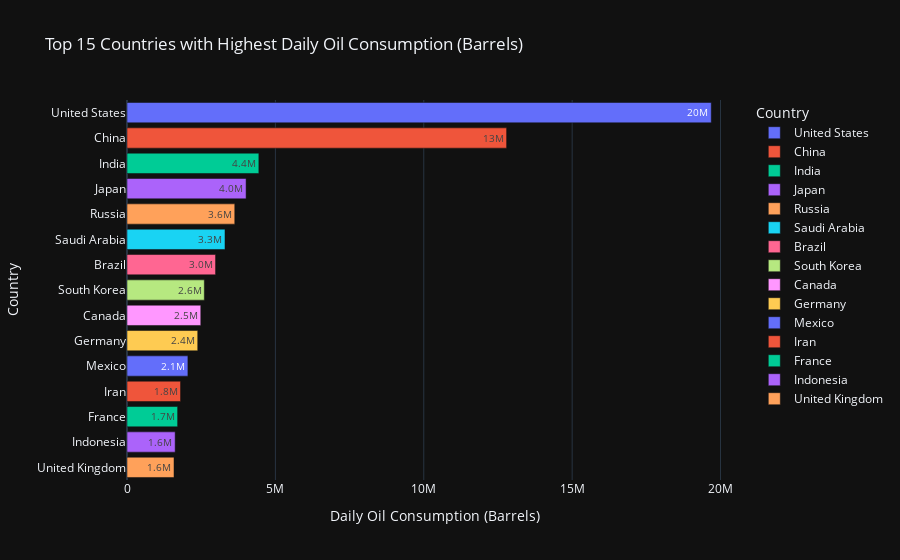
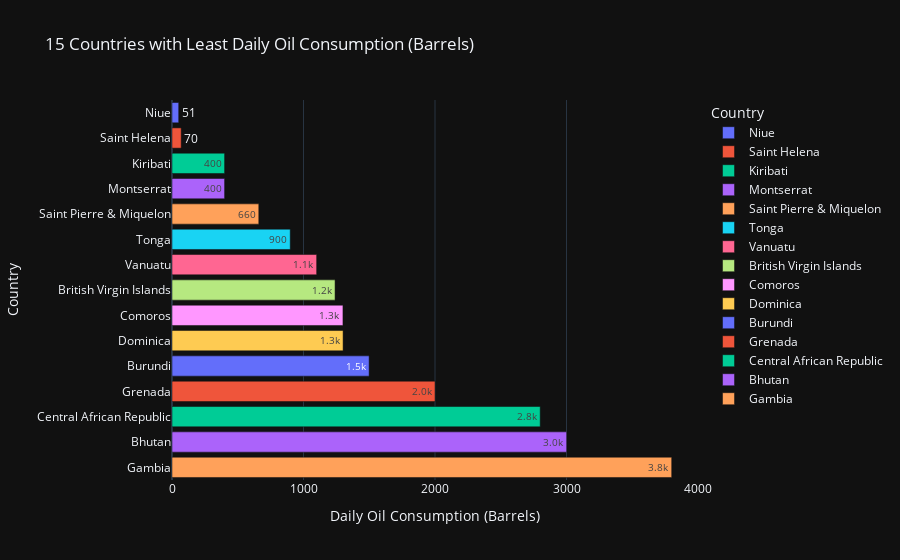

The code cell stored with these charts, in order, in its notebook:
### Code cell
# Top 15 countries with highest daily oil consumption
top_15_oil_con = df.nlargest(15, 'Daily Oil Consumption (Barrels)')
daily_oil_con = px.bar(top_15_oil_con, x = 'Daily Oil Consumption (Barrels)', y= 'Country', text_auto = '.2s', 
                      title = 'Top 15 Countries with Highest Daily Oil Consumption (Barrels)',
                      labels={'x':'Daily Oil Consumption (Barrels)', 'y':'Country'},
                      color='Country',
                      template='plotly_dark')
daily_oil_con.show()

# 15 countries with least daily oil consumption
last_15_oil_con = df.nsmallest(15, 'Daily Oil Consumption (Barrels)')
daily_oil_con_2 = px.bar(last_15_oil_con, x = 'Daily Oil Consumption (Barrels)', y = 'Country', text_auto = '.2s',
                         title = '15 Countries with Least Daily Oil Consumption (Barrels)',
                         labels={'x':'Daily Oil Consumption (Barrels)', 'y':'Country'},
                         color='Country',
                         template='plotly_dark')
daily_oil_con_2.show()

### Figure 1 — Plotly figure (JSON) as saved in the notebook; plotly's stock layout.template omitted (floating-point values rounded to 4 significant figures)
{"data": [{"alignmentgroup": "True", "hovertemplate": "Country=%{y}<br>Daily Oil Consumption (Barrels)=%{x}<extra></extra>", "legendgroup": "United States", "marker": {"color": "#636efa", "pattern": {"shape": ""}}, "name": "United States", "offsetgroup": "United States", "orientation": "h", "showlegend": true, "textposition": "auto", "texttemplate": "%{x:.2s}", "type": "bar", "x": [19687287], "xaxis": "x", "y": ["United States"], "yaxis": "y"}, {"alignmentgroup": "True", "hovertemplate": "Country=%{y}<br>Daily Oil Consumption (Barrels)=%{x}<extra></extra>", "legendgroup": "China", "marker": {"color": "#EF553B", "pattern": {"shape": ""}}, "name": "China", "offsetgroup": "China", "orientation": "h", "showlegend": true, "textposition": "auto", "texttemplate": "%{x:.2s}", "type": "bar", "x": [12791553], "xaxis": "x", "y": ["China"], "yaxis": "y"}, {"alignmentgroup": "True", "hovertemplate": "Country=%{y}<br>Daily Oil Consumption (Barrels)=%{x}<extra></extra>", "legendgroup": "India", "marker": {"color": "#00cc96", "pattern": {"shape": ""}}, "name": "India", "offsetgroup": "India", "orientation": "h", "showlegend": true, "textposition": "auto", "texttemplate": "%{x:.2s}", "type": "bar", "x": [4443000], "xaxis": "x", "y": ["India"], "yaxis": "y"}, {"alignmentgroup": "True", "hovertemplate": "Country=%{y}<br>Daily Oil Consumption (Barrels)=%{x}<extra></extra>", "legendgroup": "Japan", "marker": {"color": "#ab63fa", "pattern": {"shape": ""}}, "name": "Japan", "offsetgroup": "Japan", "orientation": "h", "showlegend": true, "textposition": "auto", "texttemplate": "%{x:.2s}", "type": "bar", "x": [4012877], "xaxis": "x", "y": ["Japan"], "yaxis": "y"}, {"alignmentgroup": "True", "hovertemplate": "Country=%{y}<br>Daily Oil Consumption (Barrels)=%{x}<extra></extra>", "legendgroup": "Russia", "marker": {"color": "#FFA15A", "pattern": {"shape": ""}}, "name": "Russia", "offsetgroup": "Russia", "orientation": "h", "showlegend": true, "textposition": "auto", "texttemplate": "%{x:.2s}", "type": "bar", "x": [3631287], "xaxis": "x", "y": ["Russia"], "yaxis": "y"}, {"alignmentgroup": "True", "hovertemplate": "Country=%{y}<br>Daily Oil Consumption (Barrels)=%{x}<extra></extra>", "legendgroup": "Saudi Arabia", "marker": {"color": "#19d3f3", "pattern": {"shape": ""}}, "name": "Saudi Arabia", "offsetgroup": "Saudi Arabia", "orientation": "h", "showlegend": true, "textposition": "auto", "texttemplate": "%{x:.2s}", "type": "bar", "x": [3302000], "xaxis": "x", "y": ["Saudi Arabia"], "yaxis": "y"}, {"alignmentgroup": "True", "hovertemplate": "Country=%{y}<br>Daily Oil Consumption (Barrels)=%{x}<extra></extra>", "legendgroup": "Brazil", "marker": {"color": "#FF6692", "pattern": {"shape": ""}}, "name": "Brazil", "offsetgroup": "Brazil", "orientation": "h", "showlegend": true, "textposition": "auto", "texttemplate": "%{x:.2s}", "type": "bar", "x": [2984000], "xaxis": "x", "y": ["Brazil"], "yaxis": "y"}, {"alignmentgroup": "True", "hovertemplate": "Country=%{y}<br>Daily Oil Consumption (Barrels)=%{x}<extra></extra>", "legendgroup": "South Korea", "marker": {"color": "#B6E880", "pattern": {"shape": ""}}, "name": "South Korea", "offsetgroup": "South Korea", "orientation": "h", "showlegend": true, "textposition": "auto", "texttemplate": "%{x:.2s}", "type": "bar", "x": [2605440], "xaxis": "x", "y": ["South Korea"], "yaxis": "y"}, {"alignmentgroup": "True", "hovertemplate": "Country=%{y}<br>Daily Oil Consumption (Barrels)=%{x}<extra></extra>", "legendgroup": "Canada", "marker": {"color": "#FF97FF", "pattern": {"shape": ""}}, "name": "Canada", "offsetgroup": "Canada", "orientation": "h", "showlegend": true, "textposition": "auto", "texttemplate": "%{x:.2s}", "type": "bar", "x": [2486301], "xaxis": "x", "y": ["Canada"], "yaxis": "y"}, {"alignmentgroup": "True", "hovertemplate": "Country=%{y}<br>Daily Oil Consumption (Barrels)=%{x}<extra></extra>", "legendgroup": "Germany", "marker": {"color": "#FECB52", "pattern": {"shape": ""}}, "name": "Germany", "offsetgroup": "Germany", "orientation": "h", "showlegend": true, "textposition": "auto", "texttemplate": "%{x:.2s}", "type": "bar", "x": [2383393], "xaxis": "x", "y": ["Germany"], "yaxis": "y"}, {"alignmentgroup": "True", "hovertemplate": "Country=%{y}<br>Daily Oil Consumption (Barrels)=%{x}<extra></extra>", "legendgroup": "Mexico", "marker": {"color": "#636efa", "pattern": {"shape": ""}}, "name": "Mexico", "offsetgroup": "Mexico", "orientation": "h", "showlegend": true, "textposition": "auto", "texttemplate": "%{x:.2s}", "type": "bar", "x": [2052607], "xaxis": "x", "y": ["Mexico"], "yaxis": "y"}, {"alignmentgroup": "True", "hovertemplate": "Country=%{y}<br>Daily Oil Consumption (Barrels)=%{x}<extra></extra>", "legendgroup": "Iran", "marker": {"color": "#EF553B", "pattern": {"shape": ""}}, "name": "Iran", "offsetgroup": "Iran", "orientation": "h", "showlegend": true, "textposition": "auto", "texttemplate": "%{x:.2s}", "type": "bar", "x": [1803999], "xaxis": "x", "y": ["Iran"], "yaxis": "y"}, {"alignmentgroup": "True", "hovertemplate": "Country=%{y}<br>Daily Oil Consumption (Barrels)=%{x}<extra></extra>", "legendgroup": "France", "marker": {"color": "#00cc96", "pattern": {"shape": ""}}, "name": "France", "offsetgroup": "France", "orientation": "h", "showlegend": true, "textposition": "auto", "texttemplate": "%{x:.2s}", "type": "bar", "x": [1705568], "xaxis": "x", "y": ["France"], "yaxis": "y"}, {"alignmentgroup": "True", "hovertemplate": "Country=%{y}<br>Daily Oil Consumption (Barrels)=%{x}<extra></extra>", "legendgroup": "Indonesia", "marker": {"color": "#ab63fa", "pattern": {"shape": ""}}, "name": "Indonesia", "offsetgroup": "Indonesia", "orientation": "h", "showlegend": true, "textposition": "auto", "texttemplate": "%{x:.2s}", "type": "bar", "x": [1623000], "xaxis": "x", "y": ["Indonesia"], "yaxis": "y"}, {"alignmentgroup": "True", "hovertemplate": "Country=%{y}<br>Daily Oil Consumption (Barrels)=%{x}<extra></extra>", "legendgroup": "United Kingdom", "marker": {"color": "#FFA15A", "pattern": {"shape": ""}}, "name": "United Kingdom", "offsetgroup": "United Kingdom", "orientation": "h", "showlegend": true, "textposition": "auto", "texttemplate": "%{x:.2s}", "type": "bar", "x": [1583896], "xaxis": "x", "y": ["United Kingdom"], "yaxis": "y"}], "layout": {"barmode": "relative", "legend": {"title": {"text": "Country"}, "tracegroupgap": 0}, "title": {"text": "Top 15 Countries with Highest Daily Oil Consumption (Barrels)"}, "xaxis": {"anchor": "y", "domain": [0, 1], "title": {"text": "Daily Oil Consumption (Barrels)"}}, "yaxis": {"anchor": "x", "categoryarray": ["United Kingdom", "Indonesia", "France", "Iran", "Mexico", "Germany", "Canada", "South Korea", "Brazil", "Saudi Arabia", "Russia", "Japan", "India", "China", "United States"], "categoryorder": "array", "domain": [0, 1], "title": {"text": "Country"}}}}

### Figure 2 — Plotly figure (JSON) as saved in the notebook; plotly's stock layout.template omitted (floating-point values rounded to 4 significant figures)
{"data": [{"alignmentgroup": "True", "hovertemplate": "Country=%{y}<br>Daily Oil Consumption (Barrels)=%{x}<extra></extra>", "legendgroup": "Niue", "marker": {"color": "#636efa", "pattern": {"shape": ""}}, "name": "Niue", "offsetgroup": "Niue", "orientation": "h", "showlegend": true, "textposition": "auto", "texttemplate": "%{x:.2s}", "type": "bar", "x": [51], "xaxis": "x", "y": ["Niue"], "yaxis": "y"}, {"alignmentgroup": "True", "hovertemplate": "Country=%{y}<br>Daily Oil Consumption (Barrels)=%{x}<extra></extra>", "legendgroup": "Saint Helena", "marker": {"color": "#EF553B", "pattern": {"shape": ""}}, "name": "Saint Helena", "offsetgroup": "Saint Helena", "orientation": "h", "showlegend": true, "textposition": "auto", "texttemplate": "%{x:.2s}", "type": "bar", "x": [70], "xaxis": "x", "y": ["Saint Helena"], "yaxis": "y"}, {"alignmentgroup": "True", "hovertemplate": "Country=%{y}<br>Daily Oil Consumption (Barrels)=%{x}<extra></extra>", "legendgroup": "Kiribati", "marker": {"color": "#00cc96", "pattern": {"shape": ""}}, "name": "Kiribati", "offsetgroup": "Kiribati", "orientation": "h", "showlegend": true, "textposition": "auto", "texttemplate": "%{x:.2s}", "type": "bar", "x": [400], "xaxis": "x", "y": ["Kiribati"], "yaxis": "y"}, {"alignmentgroup": "True", "hovertemplate": "Country=%{y}<br>Daily Oil Consumption (Barrels)=%{x}<extra></extra>", "legendgroup": "Montserrat", "marker": {"color": "#ab63fa", "pattern": {"shape": ""}}, "name": "Montserrat", "offsetgroup": "Montserrat", "orientation": "h", "showlegend": true, "textposition": "auto", "texttemplate": "%{x:.2s}", "type": "bar", "x": [400], "xaxis": "x", "y": ["Montserrat"], "yaxis": "y"}, {"alignmentgroup": "True", "hovertemplate": "Country=%{y}<br>Daily Oil Consumption (Barrels)=%{x}<extra></extra>", "legendgroup": "Saint Pierre & Miquelon", "marker": {"color": "#FFA15A", "pattern": {"shape": ""}}, "name": "Saint Pierre & Miquelon", "offsetgroup": "Saint Pierre & Miquelon", "orientation": "h", "showlegend": true, "textposition": "auto", "texttemplate": "%{x:.2s}", "type": "bar", "x": [660], "xaxis": "x", "y": ["Saint Pierre & Miquelon"], "yaxis": "y"}, {"alignmentgroup": "True", "hovertemplate": "Country=%{y}<br>Daily Oil Consumption (Barrels)=%{x}<extra></extra>", "legendgroup": "Tonga", "marker": {"color": "#19d3f3", "pattern": {"shape": ""}}, "name": "Tonga", "offsetgroup": "Tonga", "orientation": "h", "showlegend": true, "textposition": "auto", "texttemplate": "%{x:.2s}", "type": "bar", "x": [899], "xaxis": "x", "y": ["Tonga"], "yaxis": "y"}, {"alignmentgroup": "True", "hovertemplate": "Country=%{y}<br>Daily Oil Consumption (Barrels)=%{x}<extra></extra>", "legendgroup": "Vanuatu", "marker": {"color": "#FF6692", "pattern": {"shape": ""}}, "name": "Vanuatu", "offsetgroup": "Vanuatu", "orientation": "h", "showlegend": true, "textposition": "auto", "texttemplate": "%{x:.2s}", "type": "bar", "x": [1100], "xaxis": "x", "y": ["Vanuatu"], "yaxis": "y"}, {"alignmentgroup": "True", "hovertemplate": "Country=%{y}<br>Daily Oil Consumption (Barrels)=%{x}<extra></extra>", "legendgroup": "British Virgin Islands", "marker": {"color": "#B6E880", "pattern": {"shape": ""}}, "name": "British Virgin Islands", "offsetgroup": "British Virgin Islands", "orientation": "h", "showlegend": true, "textposition": "auto", "texttemplate": "%{x:.2s}", "type": "bar", "x": [1240], "xaxis": "x", "y": ["British Virgin Islands"], "yaxis": "y"}, {"alignmentgroup": "True", "hovertemplate": "Country=%{y}<br>Daily Oil Consumption (Barrels)=%{x}<extra></extra>", "legendgroup": "Comoros", "marker": {"color": "#FF97FF", "pattern": {"shape": ""}}, "name": "Comoros", "offsetgroup": "Comoros", "orientation": "h", "showlegend": true, "textposition": "auto", "texttemplate": "%{x:.2s}", "type": "bar", "x": [1300], "xaxis": "x", "y": ["Comoros"], "yaxis": "y"}, {"alignmentgroup": "True", "hovertemplate": "Country=%{y}<br>Daily Oil Consumption (Barrels)=%{x}<extra></extra>", "legendgroup": "Dominica", "marker": {"color": "#FECB52", "pattern": {"shape": ""}}, "name": "Dominica", "offsetgroup": "Dominica", "orientation": "h", "showlegend": true, "textposition": "auto", "texttemplate": "%{x:.2s}", "type": "bar", "x": [1301], "xaxis": "x", "y": ["Dominica"], "yaxis": "y"}, {"alignmentgroup": "True", "hovertemplate": "Country=%{y}<br>Daily Oil Consumption (Barrels)=%{x}<extra></extra>", "legendgroup": "Burundi", "marker": {"color": "#636efa", "pattern": {"shape": ""}}, "name": "Burundi", "offsetgroup": "Burundi", "orientation": "h", "showlegend": true, "textposition": "auto", "texttemplate": "%{x:.2s}", "type": "bar", "x": [1499], "xaxis": "x", "y": ["Burundi"], "yaxis": "y"}, {"alignmentgroup": "True", "hovertemplate": "Country=%{y}<br>Daily Oil Consumption (Barrels)=%{x}<extra></extra>", "legendgroup": "Grenada", "marker": {"color": "#EF553B", "pattern": {"shape": ""}}, "name": "Grenada", "offsetgroup": "Grenada", "orientation": "h", "showlegend": true, "textposition": "auto", "texttemplate": "%{x:.2s}", "type": "bar", "x": [2000], "xaxis": "x", "y": ["Grenada"], "yaxis": "y"}, {"alignmentgroup": "True", "hovertemplate": "Country=%{y}<br>Daily Oil Consumption (Barrels)=%{x}<extra></extra>", "legendgroup": "Central African Republic", "marker": {"color": "#00cc96", "pattern": {"shape": ""}}, "name": "Central African Republic", "offsetgroup": "Central African Republic", "orientation": "h", "showlegend": true, "textposition": "auto", "texttemplate": "%{x:.2s}", "type": "bar", "x": [2800], "xaxis": "x", "y": ["Central African Republic"], "yaxis": "y"}, {"alignmentgroup": "True", "hovertemplate": "Country=%{y}<br>Daily Oil Consumption (Barrels)=%{x}<extra></extra>", "legendgroup": "Bhutan", "marker": {"color": "#ab63fa", "pattern": {"shape": ""}}, "name": "Bhutan", "offsetgroup": "Bhutan", "orientation": "h", "showlegend": true, "textposition": "auto", "texttemplate": "%{x:.2s}", "type": "bar", "x": [3001], "xaxis": "x", "y": ["Bhutan"], "yaxis": "y"}, {"alignmentgroup": "True", "hovertemplate": "Country=%{y}<br>Daily Oil Consumption (Barrels)=%{x}<extra></extra>", "legendgroup": "Gambia", "marker": {"color": "#FFA15A", "pattern": {"shape": ""}}, "name": "Gambia", "offsetgroup": "Gambia", "orientation": "h", "showlegend": true, "textposition": "auto", "texttemplate": "%{x:.2s}", "type": "bar", "x": [3800], "xaxis": "x", "y": ["Gambia"], "yaxis": "y"}], "layout": {"barmode": "relative", "legend": {"title": {"text": "Country"}, "tracegroupgap": 0}, "title": {"text": "15 Countries with Least Daily Oil Consumption (Barrels)"}, "xaxis": {"anchor": "y", "domain": [0, 1], "title": {"text": "Daily Oil Consumption (Barrels)"}}, "yaxis": {"anchor": "x", "categoryarray": ["Gambia", "Bhutan", "Central African Republic", "Grenada", "Burundi", "Dominica", "Comoros", "British Virgin Islands", "Vanuatu", "Tonga", "Saint Pierre & Miquelon", "Montserrat", "Kiribati", "Saint Helena", "Niue"], "categoryorder": "array", "domain": [0, 1], "title": {"text": "Country"}}}}
